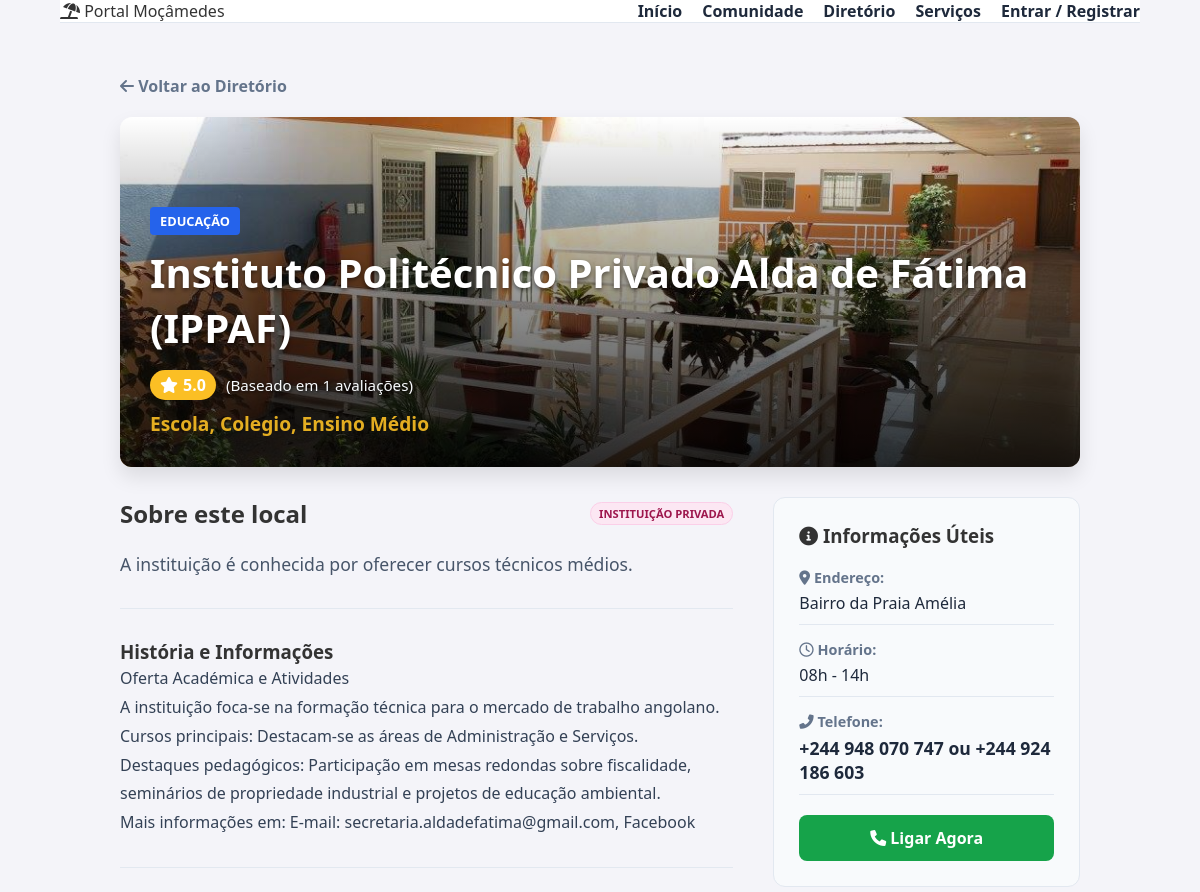
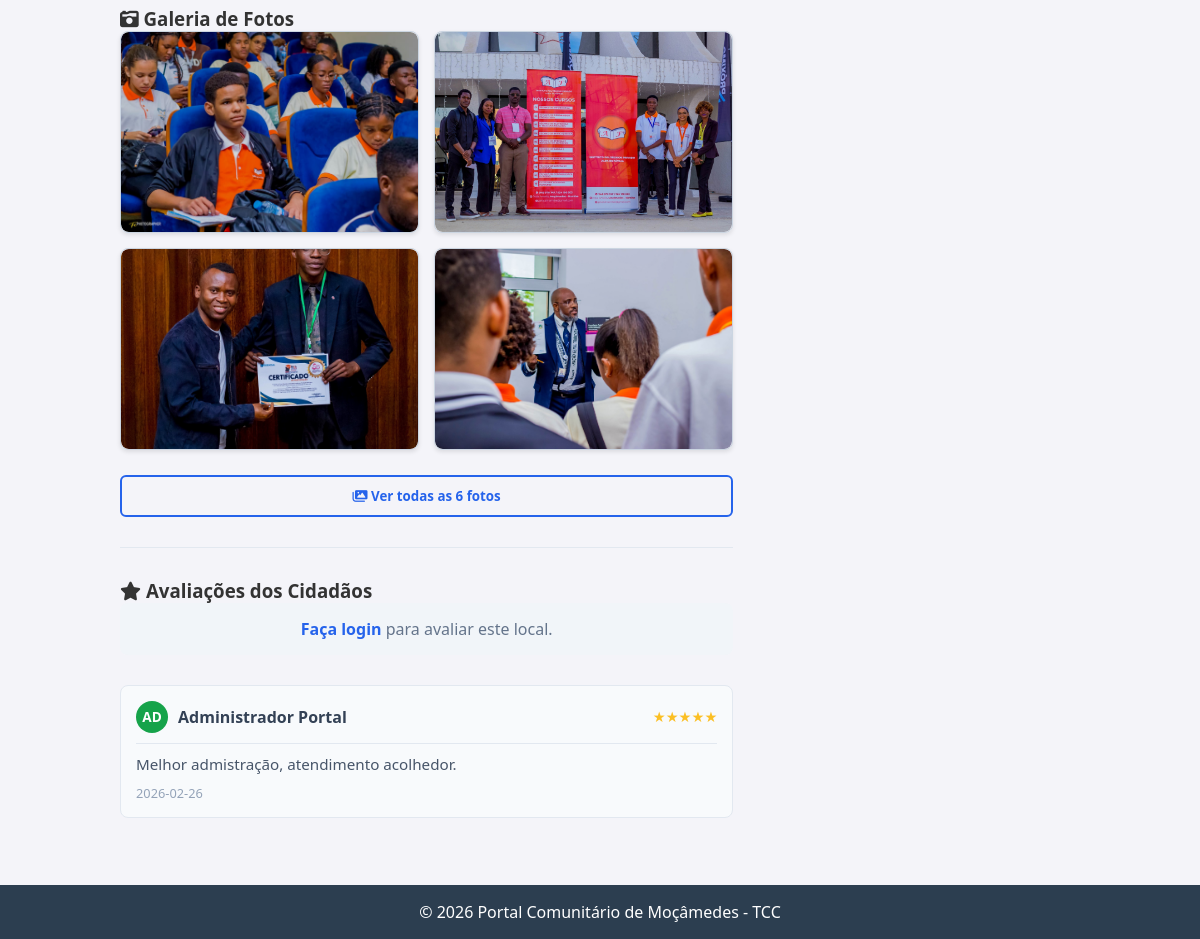
The app's page /detalhes/7 with its own data (2 pictures, top to bottom).
### tables this page shows
CREATE TABLE diretorio (
    id INTEGER PRIMARY KEY AUTOINCREMENT,
    nome TEXT NOT NULL,
    categoria TEXT NOT NULL,    -- Ex: Saúde, Educação, Comércio
    subcategoria TEXT,          -- Ex: Farmácia, Hotel, Escola Primária
    tipo TEXT NOT NULL,         -- 'Publico' ou 'Privado'
    endereco TEXT,
    telefone TEXT,
    horario TEXT,               -- Ex: "08:00 - 18:00"
    descricao_curta TEXT,       -- Resumo para o card
    historia_completa TEXT,     -- Texto longo para a página de detalhes
    imagem_capa TEXT DEFAULT 'default_cover.jpg',
    media_avaliacao REAL DEFAULT 0, -- Média de estrelas (será calculado na Fase 3)
    autor_id INTEGER,           -- Quem cadastrou (geralmente admin)
    data_cadastro TIMESTAMP DEFAULT CURRENT_TIMESTAMP,
    FOREIGN KEY (autor_id) REFERENCES usuarios (id)
);

CREATE TABLE galeria_diretorio (
        id INTEGER PRIMARY KEY AUTOINCREMENT,
        diretorio_id INTEGER NOT NULL,
        nome_imagem TEXT NOT NULL, titulo TEXT,
        FOREIGN KEY (diretorio_id) REFERENCES diretorio (id)
    );

CREATE TABLE avaliacoes (
        id INTEGER PRIMARY KEY AUTOINCREMENT,
        diretorio_id INTEGER NOT NULL,
        usuario_id INTEGER NOT NULL,
        nota INTEGER NOT NULL CHECK(nota >= 1 AND nota <= 5),
        comentario TEXT,
        data_criacao TIMESTAMP DEFAULT CURRENT_TIMESTAMP,
        FOREIGN KEY (diretorio_id) REFERENCES diretorio (id),
        FOREIGN KEY (usuario_id) REFERENCES usuarios (id)
    );

CREATE TABLE usuarios (
    id INTEGER PRIMARY KEY AUTOINCREMENT,
    nome TEXT NOT NULL,
    email TEXT UNIQUE,    -- Não é mais NOT NULL (pode ser vazio)
    telefone TEXT UNIQUE, -- Novo campo de login
    senha TEXT NOT NULL,
    funcao TEXT DEFAULT 'cidadao',
    foto_perfil TEXT DEFAULT 'default_profile.png',
    bio TEXT,
    data_cadastro TIMESTAMP DEFAULT CURRENT_TIMESTAMP
);

### app.py (the view)
@app.route('/detalhes/<int:id>')
def detalhes_local(id):
    conn = get_db_connection()
    item = conn.execute('SELECT * FROM diretorio WHERE id = ?', (id,)).fetchone()
    fotos_galeria = conn.execute('SELECT * FROM galeria_diretorio WHERE diretorio_id = ?', (id,)).fetchall()
    avaliacoes = conn.execute('''
        SELECT avaliacoes.*, usuarios.nome as autor_nome
        FROM avaliacoes
        JOIN usuarios ON avaliacoes.usuario_id = usuarios.id
        WHERE diretorio_id = ?
        ORDER BY data_criacao DESC
    ''', (id,)).fetchall()
    media_calc = conn.execute('SELECT AVG(nota) as media FROM avaliacoes WHERE diretorio_id = ?', (id,)).fetchone()['media']
    media_estrelas = round(media_calc, 1) if media_calc else 0
    total_avaliacoes = len(avaliacoes)
    ja_avaliou = False
    if 'user_id' in session:
        voto_existente = conn.execute('SELECT id FROM avaliacoes WHERE diretorio_id = ? AND usuario_id = ?', (id, session['user_id'])).fetchone()
        if voto_existente:
            ja_avaliou = True
    conn.close()
    if item is None:
        return "Local não encontrado", 404
    return render_template('detalhes.html', item=item, fotos=fotos_galeria, avaliacoes=avaliacoes, media=media_estrelas, total=total_avaliacoes, ja_avaliou=ja_avaliou)

### app.py (called while the page is built)
def get_db_connection():
    conn = sqlite3.connect('banco.db')
    conn.row_factory = sqlite3.Row
    return conn

### templates/detalhes.html (shortened to what this page needs)
{% extends "base.html" %}
{% block content %}
<div class="details-container">
    <a href="{{ url_for('diretorio') }}" class="btn-back">
        <i class="fas fa-arrow-left"></i> Voltar ao Diretório
    </a>
    <div class="details-hero" style="background-image: url('{{ url_for('static', filename='uploads/capas/' + item.imagem_capa) }}');">
        <div class="hero-overlay">
            <span class="badge-hero {{ item.categoria }}">{{ item.categoria }}</span>
            <h1>{{ item.nome }}</h1>
            <div style="display: flex; align-items: center; gap: 10px; margin-top: 10px; margin-bottom: 10px;">
                <span style="background: #fbbf24; color: white; padding: 4px 10px; border-radius: 20px; font-weight: bold; display: flex; align-items: center; gap: 5px;">
                    <i class="fas fa-star"></i> {{ media }}
                </span>
                <span style="color: #f8fafc; font-size: 0.95rem; text-shadow: 1px 1px 3px rgba(0,0,0,0.8);">(Baseado em {{ total }} avaliações)</span>
            </div>
            <p class="sub-hero">{{ item.subcategoria }}</p>
        </div>
    </div>
    <div class="details-content-grid">
        <div class="main-info">
            <div class="info-header">
                <h2>Sobre este local</h2>
                {% if item.tipo == 'Publico' %}
                    <span class="type-badge publico">Instituição Pública</span>
                {% else %}
                    <span class="type-badge privado">Instituição Privada</span>
                {% endif %}
            </div>
            <p class="lead-text">{{ item.descricao_curta }}</p>
            <hr class="divider">
           <h3>História e Informações</h3>
            <div class="rich-text">
                {% if item.historia_completa %}
                    {{ item.historia_completa | replace('\n', '<br>') | safe }}
                {% else %}
                    <p><em>Nenhuma informação histórica cadastrada para este local.</em></p>
                {% endif %}
            </div>
            <hr class="divider">
            <h3><i class="fas fa-camera-retro"></i> Galeria de Fotos</h3>
            <div class="galeria-grid" style="display: grid; grid-template-columns: repeat(auto-fit, minmax(200px, 1fr)); gap: 15px;">
                {% for foto in fotos %}
                    <div class="" style="position: relative; overflow: hidden; border-radius: 8px; border: 1px solid #cbd5e1; box-shadow: 0 2px 4px rgba(0,0,0,0.1); ">
                        <img src="{{ url_for('static', filename='uploads/galeria/' + foto.nome_imagem) }}" class="foto-galeria lightbox-trigger" alt="{{ foto.titulo }}" style="width: 100%; height: 200px; object-fit: cover; display: block; cursor: zoom-in;">
                    </div>
                {% else %}
                    <p style="color: #94a3b8; font-size: 0.9rem;">Nenhuma foto adicional na galeria.</p>
                {% endfor %}
            </div>
            {% if fotos|length > 4 %}
            <div style="text-align: center; margin-top: 20px; display: flex; justify-content: center; gap: 10px;">
                <button id="btn-mais-dir" onclick="document.querySelectorAll('.foto-extra-dir').forEach(el => el.style.display='block'); this.style.display='none'; document.getElementById('btn-menos-dir').style.display='inline-block';" style="background: transparent; color: #2563eb; border: 2px solid #2563eb; padding: 10px 20px; border-radius: 6px; font-weight: bold; cursor: pointer; transition: 0.3s;">
                    <i class="fas fa-images"></i> Ver todas as {{ fotos|length }} fotos
                </button>
            </div>
            {% endif %}
            <hr class="divider">
            <h3><i class="fas fa-star"></i> Avaliações dos Cidadãos</h3>
            {% if 'user_id' in session %}
                {% if not ja_avaliou %}
                <div style="background: white; border: 1px solid #e2e8f0; padding: 20px; border-radius: 8px; margin-bottom: 30px;">
                    <h4 style="margin-top: 0; color: #334155;">Deixe sua avaliação</h4>
                    <form action="/avaliar_local/{{ item.id }}" method="POST">
                        <div class="star-rating-form" style="margin-bottom: 15px;">
                            <input type="radio" id="star5" name="nota" value="5" required/><label for="star5" title="5 estrelas"><i class="fas fa-star"></i></label>
                            <input type="radio" id="star4" name="nota" value="4" /><label for="star4" title="4 estrelas"><i class="fas fa-star"></i></label>
                            <input type="radio" id="star3" name="nota" value="3" /><label for="star3" title="3 estrelas"><i class="fas fa-star"></i></label>
                            <input type="radio" id="star2" name="nota" value="2" /><label for="star2" title="2 estrelas"><i class="fas fa-star"></i></label>
                            <input type="radio" id="star1" name="nota" value="1" /><label for="star1" title="1 estrela"><i class="fas fa-star"></i></label>
                        </div>
                        <textarea name="comentario" rows="3" placeholder="Escreva sua experiência neste local (opcional)..." style="width: 100%; padding: 10px; border: 1px solid #cbd5e1; border-radius: 6px; margin-bottom: 10px;"></textarea>
                        <button type="submit" style="background: #2563eb; color: white; border: none; padding: 10px 20px; border-radius: 6px; font-weight: bold; cursor: pointer;">Publicar Avaliação</button>
                    </form>
                </div>
                {% else %}
                <div style="background: #f0fdf4; border: 1px solid #bbf7d0; padding: 15px; border-radius: 8px; margin-bottom: 30px; color: #166534; font-weight: bold;">
                    <i class="fas fa-check-circle"></i> Você já avaliou este local. Obrigado!
                </div>
                {% endif %}
            {% else %}
                <div style="background: #f1f5f9; padding: 15px; border-radius: 8px; margin-bottom: 30px; text-align: center;">
                    <p style="color: #64748b; margin: 0;"><a href="/login" style="color: #2563eb; font-weight: bold; text-decoration: none;">Faça login</a> para avaliar este local.</p>
                </div>
            {% endif %}
            <div class="reviews-list">
                {% for av in avaliacoes %}
                <div class="review-card">
                    <div class="review-card-header" style="display: flex; justify-content: space-between; align-items: center; margin-bottom: 10px;">
                        <div style="font-weight: bold; color: #334155;">
                            <a href="/perfil/{{ av.usuario_id }}" style="text-decoration: none; color: inherit; display: flex; align-items: center; gap: 10px; transition: color 0.2s;" onmouseover="this.style.color='#2563eb'" onmouseout="this.style.color='#334155'">
                                <div style="width: 32px; height: 32px; background: #16a34a; border-radius: 50%; display: flex; align-items: center; justify-content: center; color: white; font-weight: bold; font-size: 0.85rem; text-transform: uppercase;">
                                    {{ av.autor_nome[:2] }}
                                </div>
                                {{ av.autor_nome }}
                            </a>
                        </div>
                        <div style="color: #fbbf24; font-size: 0.9rem;">
                            {% for i in range(av.nota) %}★{% endfor %}
                        </div>
                    </div>
                    {% if av.comentario %}
                        <p style="margin: 0; color: #475569; font-size: 0.95rem;">{{ av.comentario }}</p>
                    {% else %}
                        <p style="margin: 0; color: #94a3b8; font-style: italic; font-size: 0.9rem;">Avaliação sem comentário.</p>
                    {% endif %}
                    <div style="margin-top: 10px; font-size: 0.8rem; color: #94a3b8;">{{ av.data_criacao[:10] }}</div>
                </div>
                {% else %}
                    <p style="color: #64748b; font-style: italic;">Seja o primeiro a avaliar este local!</p>
                {% endfor %}
            </div>
            </div> <div class="sidebar-info">
            <div class="info-box">
                <h3><i class="fas fa-info-circle"></i> Informações Úteis</h3>
                <ul class="info-list">
                    <li>
                        <strong><i class="fas fa-map-marker-alt"></i> Endereço:</strong>
                        <span>{{ item.endereco }}</span>
                    </li>
                    <li>
                        <strong><i class="far fa-clock"></i> Horário:</strong>
                        <span>{{ item.horario }}</span>
                    </li>
                    <li>
                        <strong><i class="fas fa-phone-alt"></i> Telefone:</strong>
                        <span style="font-size: 1.1rem; font-weight: bold; color: #1e293b;">{{ item.telefone }}</span>
                    </li>
                </ul>
                <a href="tel:{{ item.telefone | replace(' ', '') }}" class="btn-call-action">
                    <i class="fas fa-phone"></i> Ligar Agora
                </a>
            </div>
        </div>
    </div>
</div>
{% endblock %}

### static/css/style.css (style rules this page uses)
* { margin: 0; padding: 0; box-sizing: border-box; font-family: 'Segoe UI', Tahoma, Geneva, Verdana, sans-serif; }
body { background-color: #f4f4f9; color: #333; display: flex; flex-direction: column; min-height: 100vh; }
input, button { padding: 10px; width: 100%; margin-top: 5px; }
.type-badge { font-size: 0.7rem; text-transform: uppercase; padding: 3px 8px; border-radius: 12px; font-weight: bold; white-space: nowrap; }
.type-badge.privado { background: #fce7f3; color: #9d174d; border: 1px solid #fbcfe8; }
.details-container { max-width: 1000px; margin: 0 auto; padding: 20px; }
.btn-back { display: inline-block; margin-bottom: 20px; color: #64748b; text-decoration: none; font-weight: bold; }
.details-hero { height: 350px; background-size: cover; background-position: center; border-radius: 12px; position: relative; overflow: hidden; margin-bottom: 30px; box-shadow: 0 10px 20px rgba(0,0,0,0.1); }
.hero-overlay { background: linear-gradient(to top, rgba(0,0,0,0.8), transparent); width: 100%; height: 100%; position: absolute; bottom: 0; display: flex; flex-direction: column; justify-content: flex-end; padding: 30px; color: white; }
.details-hero h1 { margin: 10px 0 5px 0; font-size: 2.5rem; text-shadow: 0 2px 4px rgba(0,0,0,0.5); }
.sub-hero { font-size: 1.2rem; opacity: 0.9; margin: 0; color: #fbbf24; font-weight: bold; }
.badge-hero { display: inline-block; background: #2563eb; padding: 5px 10px; border-radius: 4px; font-weight: bold; font-size: 0.8rem; text-transform: uppercase; width: fit-content; }
.details-content-grid { display: grid; grid-template-columns: 2fr 1fr; gap: 40px; }
.info-header { display: flex; justify-content: space-between; align-items: center; margin-bottom: 20px; }
.lead-text { font-size: 1.1rem; color: #475569; line-height: 1.6; }
.divider { border: 0; border-top: 1px solid #e2e8f0; margin: 30px 0; }
.rich-text { line-height: 1.8; color: #334155; }
.info-box { background: #f8fafc; padding: 25px; border-radius: 12px; border: 1px solid #e2e8f0; position: sticky; top: 20px; }
.info-list { list-style: none; padding: 0; margin: 20px 0; }
.info-list li { margin-bottom: 15px; border-bottom: 1px solid #e2e8f0; padding-bottom: 10px; }
.info-list strong { display: block; color: #64748b; font-size: 0.9rem; margin-bottom: 5px; }
.info-list span { color: #1e293b; font-size: 1rem; }
.btn-call-action { display: block; text-align: center; background: #16a34a; color: white; padding: 12px; border-radius: 8px; text-decoration: none; font-weight: bold; transition: 0.3s; }
.galeria-grid { display: grid; grid-template-columns: repeat(auto-fill, minmax(150px, 1fr)); gap: 10px; margin-bottom: 20px; }
.foto-galeria { width: 100%; height: 150px; object-fit: cover; border-radius: 8px; box-shadow: 0 2px 4px rgba(0,0,0,0.1); transition: transform 0.3s; cursor: pointer; }
.review-card { background: #f8fafc; border: 1px solid #e2e8f0; padding: 15px; border-radius: 8px; margin-bottom: 15px; }
.review-card-header { display: flex; justify-content: space-between; align-items: center; margin-bottom: 10px; border-bottom: 1px solid #e2e8f0; padding-bottom: 10px; }

### records on screen
diretorio: imagem_capa (picture), categoria "EDUCAÇÃO", nome "Instituto Politécnico Privado Alda de Fátima (IPPAF)", subcategoria "Escola, Colegio, Ensino Médio", descricao_curta "A instituição é conhecida por oferecer cursos técnicos médios.", historia_completa "Oferta Académica e Atividades A instituição foca-se na formação técnica para o mercado de trabalho angolano. Cursos principais: Destacam-se as áreas de Administração e Serviços. Destaques pedagógicos: Participação em mesas redondas sobre fiscalidade, seminários de propriedade industrial e projetos de educação ambiental. Mais informações em: E-mail: secretaria.aldadefatima@gmail.com, Facebook", endereco "Bairro da Praia Amélia", horario "08h - 14h", telefone "+244 948 070 747 ou +244 924 186 603"
galeria_diretorio: nome_imagem (picture)
galeria_diretorio: nome_imagem (picture)
galeria_diretorio: nome_imagem (picture)
galeria_diretorio: nome_imagem (picture)
avaliacoes: nome "AD", autor_nome "Administrador Portal", comentario "Melhor admistração, atendimento acolhedor.", data_criacao "2026-02-26"

### other values on screen
{{ media }} "5.0"
{{ total }} "1"
{{ fotos|length }} "6"
